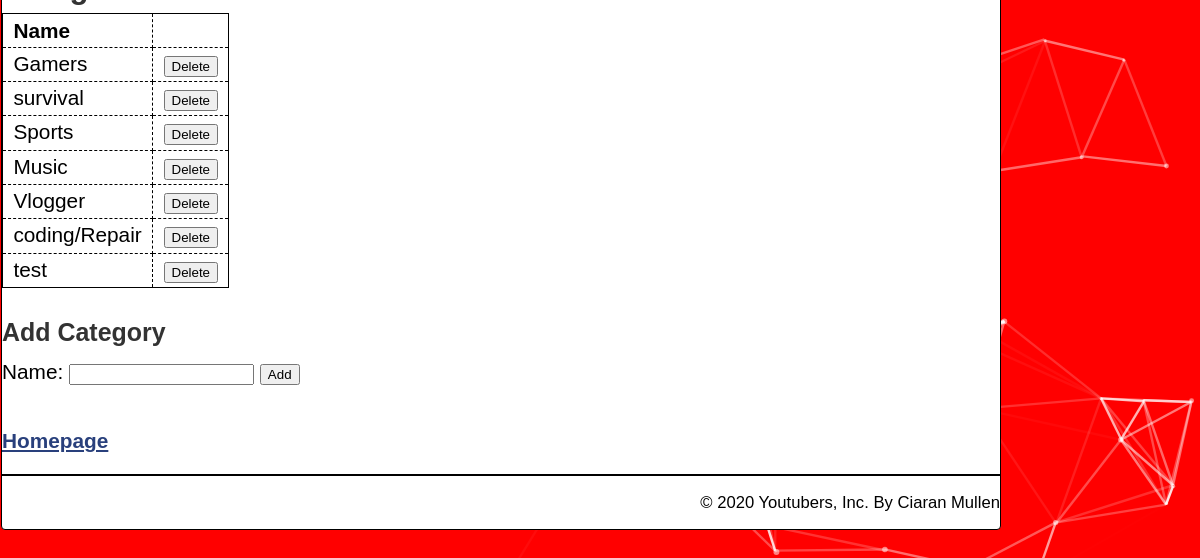
Page /category_list.php on the committed database.
### tables this page shows
CREATE TABLE `categories` (
  `categoryID` int(11) NOT NULL,
  `categoryName` varchar(255) NOT NULL
);

### category_list.php (the view, shortened to what this page needs)
<?php
    require_once('database.php');
    $query = 'SELECT * FROM categories
              ORDER BY categoryID';
    $statement = $db->prepare($query);
    $statement->execute();
    $categories = $statement->fetchAll();
?>
<!DOCTYPE html>
<html id="particles-js">
<div class="panel" style="display: block;">
<head>
    <link rel="stylesheet" type="text/css" href="./sass/main.css">
</head>
<?php include './includes/header.php';?>
    <main>
    <h1>Categories</h1>
    <table>
        <tr>
            <th>Name</th>
            <th>&nbsp;</th>
        </tr>
        <?php foreach ($categories as $category) : ?>
        <tr>
            <td><?php echo $category['categoryName']; ?></td>
            <td>
                <form action="delete_category.php" method="post"
                      id="delete_record_form">
                    <input type="submit" value="Delete">
                </form>
            </td>
        </tr>
        <?php endforeach; ?>
    </table>
    <br>
    <h2>Add Category</h2>
    <form action="add_category.php" method="post"
          id="add_category_form">
        <label>Name:</label>
        <input type="input" name="name" required >
        <input id="add_category_button" type="submit" value="Add">
    </form>
    <br>
    <p><a href="index.php">Homepage</a></p>
    </main>
    <?php include './includes/footer.php';?>
        </div>
</html>

### sass/main.css (style rules this page uses)
body { margin-top: 0; font-family: Arial, Helvetica, sans-serif; margin: 0 auto; }
.panel { font-size: 1.3em; position: absolute; width: 1000px; border: 1px solid black; background: white; border-radius: 4px; -webkit-box-sizing: border-box; box-sizing: border-box; z-index: 100; }
main { margin: 0; }
h1 { font-size: 150%; margin: 0; padding: .5em 0 .25em; }
h2 { font-size: 120%; margin: 0; padding: .25em 0 .5em; }
h1, h2 { color: #333; }
a { color: #29407c; font-weight: bold; }
table { border: 1px solid black; border-collapse: collapse; }
td, th { border: 1px dashed black; padding: .2em .5em .2em .5em; vertical-align: top; text-align: left; }
form { margin: 0; }
html { background-color: red; }
body { background-color: white; border: 1px solid black; margin-top: -700px; z-index: 10; }
td, th { border: 1px dashed black; }

### rows in the picture
categories: categoryName "Gamers"
categories: categoryName "survival"
categories: categoryName "Sports"
categories: categoryName "Music"
categories: categoryName "Vlogger"
categories: categoryName "coding/Repair"
categories: categoryName "test"
